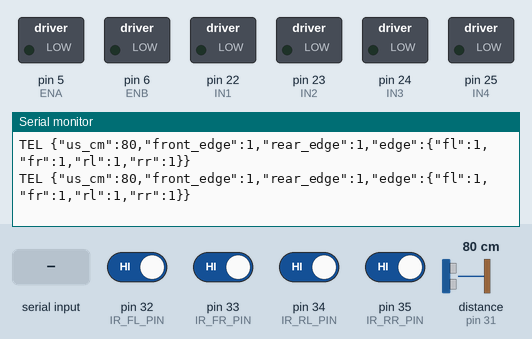
Simulated run of this sketch. Board: Arduino Mega 2560, built with avr-gcc and run on an emulated ATmega2560. On the bench: switched loads named in the sketch (green lamp = pin HIGH), the last lines printed to the serial monitor. Wiring (inferred from the names in the program): ultrasonic range finder: trigger pin 30; echo pin 31. Inputs (shaded band) come from the test bench; at power-on: pin 32 (IR_FL_PIN), pin 33 (IR_FR_PIN), pin 34 (IR_RL_PIN), pin 35 (IR_RR_PIN) HIGH, distance to the obstacle (sensor on pin 31) 80 cm. The echo pulse lasts 58.3 µs per cm; pins used as bus, display or sensor lines are not drawn.

Above: at 1.2 s.
1.3 s: distance to the obstacle (sensor on pin 31) set to 60 cm
At 1.36 s:
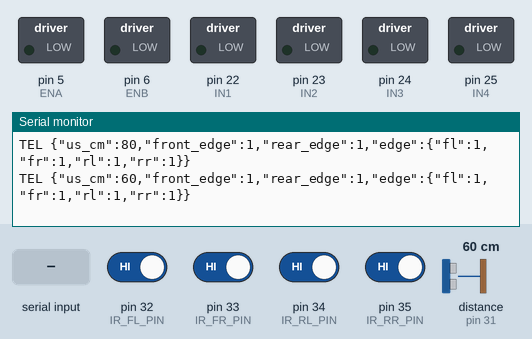
4.3 s: "STOP\n" received over Serial
At 4.5 s:
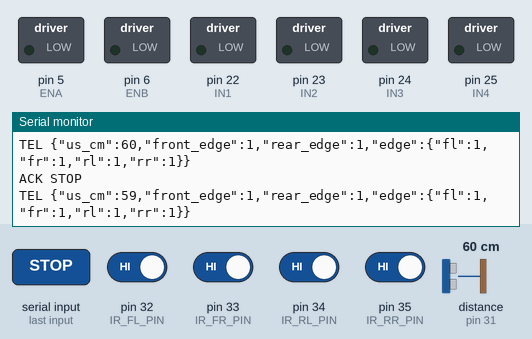
5.8 s: "RESET\n" received over Serial
7.3 s: "90 45\n" received over Serial
Timing chart, 0 to 9.8 s (numbered marks = the images above; inputs shaded):
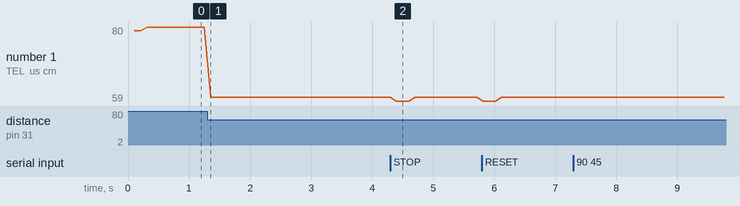

The sketch:

hotel_robot_runtime_l298n.ino
```cpp
// Hotel Robot - Pi Runtime Controller for current Day 12 wiring
// Keeps Raspberry Pi serial protocol compatible with teleop.py / sensor_monitor.py
// Commands from Raspberry Pi:
//   VEL <left> <right>
//   STOP
//   RESET
//
// Telemetry:
//   TEL {"us_cm":25,"front_edge":0,"rear_edge":0,"edge":{"fl":0,"fr":0,"rl":0,"rr":0}}
//
// Faults:
//   FAULT FRONT_LEFT_EDGE
//   FAULT FRONT_RIGHT_EDGE
//   FAULT REAR_LEFT_EDGE
//   FAULT REAR_RIGHT_EDGE
//   FAULT FRONT_OBSTACLE
//   FAULT CLEAR
//
// Current hardware mapping:
//   L298N: ENA=5 IN1=22 IN2=23 IN3=24 IN4=25 ENB=6
//   Ultrasonic: TRIG=30 ECHO=31
//   Edge sensors: FL=32 FR=33 RL=34 RR=35
//   Encoders reserved: L=2 R=3 (not used in telemetry yet)
//
// IMPORTANT:
// - Do not connect L298N 5V to Arduino 5V
// - Keep common GND between Arduino, L298N, and bench PSU
// - This sketch preserves the serial contract used by Raspberry Pi

#include <string.h>
#include <stdio.h>

// ------------------------------
// Motor pins - L298N
// ------------------------------
const int ENA = 5;
const int IN1 = 22;
const int IN2 = 23;
const int IN3 = 24;
const int IN4 = 25;
const int ENB = 6;

// Flip these only if physical motor direction is reversed
bool LEFT_FORWARD_IN1_HIGH = true;
bool RIGHT_FORWARD_IN3_HIGH = true;

// ------------------------------
// Timing / safety
// ------------------------------
const unsigned long CMD_TIMEOUT_MS = 300;
const unsigned long TELEMETRY_MS = 100;
const unsigned long ULTRASONIC_TIMEOUT_US = 30000UL;

// ------------------------------
// Sensor pins
// ------------------------------
const int US_TRIG_PIN = 30;
const int US_ECHO_PIN = 31;

const int IR_FL_PIN = 32;
const int IR_FR_PIN = 33;
const int IR_RL_PIN = 34;
const int IR_RR_PIN = 35;

// Encoders reserved for later integration
const int ENC_L_PIN = 2;
const int ENC_R_PIN = 3;

// Proven from your real test:
// 0 = floor present
// 1 = edge / no floor
const int EDGE_ACTIVE_STATE = HIGH;

// Forward obstacle stop threshold
const int SAFE_FRONT_CM = 20;

// ------------------------------
// Runtime state
// ------------------------------
int currentLeft = 0;
int currentRight = 0;

unsigned long lastCmdMs = 0;
unsigned long lastTelemetryMs = 0;

char lineBuf[64];
size_t lineLen = 0;

int lastUsCm = -1;

// ------------------------------
// Sensor structs
// ------------------------------
struct EdgeState {
  bool fl;
  bool fr;
  bool rl;
  bool rr;
};

struct RawIrState {
  int fl;
  int fr;
  int rl;
  int rr;
};

enum FaultCode {
  FAULT_NONE = 0,
  FAULT_FRONT_LEFT_EDGE,
  FAULT_FRONT_RIGHT_EDGE,
  FAULT_REAR_LEFT_EDGE,
  FAULT_REAR_RIGHT_EDGE,
  FAULT_FRONT_OBSTACLE
};

FaultCode activeFault = FAULT_NONE;

// ------------------------------
// Motor helpers - L298N style
// ------------------------------
void stopMotors() {
  analogWrite(ENA, 0);
  analogWrite(ENB, 0);

  digitalWrite(IN1, LOW);
  digitalWrite(IN2, LOW);
  digitalWrite(IN3, LOW);
  digitalWrite(IN4, LOW);
}

void driveLeftMotor(int value) {
  int speed = constrain(abs(value), 0, 255);

  if (value == 0) {
    digitalWrite(IN1, LOW);
    digitalWrite(IN2, LOW);
    analogWrite(ENA, 0);
    return;
  }

  bool forward = (value > 0);
  bool in1High = forward ? LEFT_FORWARD_IN1_HIGH : !LEFT_FORWARD_IN1_HIGH;

  digitalWrite(IN1, in1High ? HIGH : LOW);
  digitalWrite(IN2, in1High ? LOW : HIGH);
  analogWrite(ENA, speed);
}

void driveRightMotor(int value) {
  int speed = constrain(abs(value), 0, 255);

  if (value == 0) {
    digitalWrite(IN3, LOW);
    digitalWrite(IN4, LOW);
    analogWrite(ENB, 0);
    return;
  }

  bool forward = (value > 0);
  bool in3High = forward ? RIGHT_FORWARD_IN3_HIGH : !RIGHT_FORWARD_IN3_HIGH;

  digitalWrite(IN3, in3High ? HIGH : LOW);
  digitalWrite(IN4, in3High ? LOW : HIGH);
  analogWrite(ENB, speed);
}

void applyDrive(int left, int right) {
  driveLeftMotor(left);
  driveRightMotor(right);
}

void armCommandWatchdog() {
  lastCmdMs = millis();
}

void forceSafetyStop() {
  currentLeft = 0;
  currentRight = 0;
  stopMotors();
}

// ------------------------------
// Sensor helpers
// ------------------------------
void setupSensors() {
  pinMode(US_TRIG_PIN, OUTPUT);
  pinMode(US_ECHO_PIN, INPUT);

  pinMode(IR_FL_PIN, INPUT);
  pinMode(IR_FR_PIN, INPUT);
  pinMode(IR_RL_PIN, INPUT);
  pinMode(IR_RR_PIN, INPUT);

  // Reserved only; not used yet
  pinMode(ENC_L_PIN, INPUT_PULLUP);
  pinMode(ENC_R_PIN, INPUT_PULLUP);

  digitalWrite(US_TRIG_PIN, LOW);
}

RawIrState readRawIrSensors() {
  RawIrState raw;
  raw.fl = digitalRead(IR_FL_PIN);
  raw.fr = digitalRead(IR_FR_PIN);
  raw.rl = digitalRead(IR_RL_PIN);
  raw.rr = digitalRead(IR_RR_PIN);
  return raw;
}

EdgeState interpretEdgeSensors(const RawIrState& raw) {
  EdgeState e;
  e.fl = (raw.fl == EDGE_ACTIVE_STATE);
  e.fr = (raw.fr == EDGE_ACTIVE_STATE);
  e.rl = (raw.rl == EDGE_ACTIVE_STATE);
  e.rr = (raw.rr == EDGE_ACTIVE_STATE);
  return e;
}

int readUltrasonicCm() {
  digitalWrite(US_TRIG_PIN, LOW);
  delayMicroseconds(2);

  digitalWrite(US_TRIG_PIN, HIGH);
  delayMicroseconds(10);
  digitalWrite(US_TRIG_PIN, LOW);

  unsigned long duration = pulseIn(US_ECHO_PIN, HIGH, ULTRASONIC_TIMEOUT_US);

  if (duration == 0) {
    return -1;
  }

  return (int)(duration * 0.0343 / 2.0);
}

void updateSensorSnapshot() {
  lastUsCm = readUltrasonicCm();
}

void sendTelemetry() {
  RawIrState raw = readRawIrSensors();
  EdgeState e = interpretEdgeSensors(raw);

  bool front_edge = e.fl || e.fr;
  bool rear_edge = e.rl || e.rr;

  Serial.print("TEL {\"us_cm\":");
  Serial.print(lastUsCm);

  Serial.print(",\"front_edge\":");
  Serial.print(front_edge ? 1 : 0);

  Serial.print(",\"rear_edge\":");
  Serial.print(rear_edge ? 1 : 0);

  Serial.print(",\"edge\":{\"fl\":");
  Serial.print(e.fl ? 1 : 0);
  Serial.print(",\"fr\":");
  Serial.print(e.fr ? 1 : 0);
  Serial.print(",\"rl\":");
  Serial.print(e.rl ? 1 : 0);
  Serial.print(",\"rr\":");
  Serial.print(e.rr ? 1 : 0);
  Serial.println("}}");
}

// ------------------------------
// Fault helpers
// ------------------------------
void reportFault(FaultCode fault) {
  if (fault == activeFault) {
    return;
  }

  activeFault = fault;

  switch (fault) {
    case FAULT_FRONT_LEFT_EDGE:
      Serial.println("FAULT FRONT_LEFT_EDGE");
      break;
    case FAULT_FRONT_RIGHT_EDGE:
      Serial.println("FAULT FRONT_RIGHT_EDGE");
      break;
    case FAULT_REAR_LEFT_EDGE:
      Serial.println("FAULT REAR_LEFT_EDGE");
      break;
    case FAULT_REAR_RIGHT_EDGE:
      Serial.println("FAULT REAR_RIGHT_EDGE");
      break;
    case FAULT_FRONT_OBSTACLE:
      Serial.println("FAULT FRONT_OBSTACLE");
      break;
    case FAULT_NONE:
    default:
      Serial.println("FAULT CLEAR");
      break;
  }
}

FaultCode getUnsafeFault(int left, int right) {
  RawIrState raw = readRawIrSensors();
  EdgeState e = interpretEdgeSensors(raw);

  // Per-wheel cliff safety
  if (left > 0 && e.fl) {
    return FAULT_FRONT_LEFT_EDGE;
  }

  if (left < 0 && e.rl) {
    return FAULT_REAR_LEFT_EDGE;
  }

  if (right > 0 && e.fr) {
    return FAULT_FRONT_RIGHT_EDGE;
  }

  if (right < 0 && e.rr) {
    return FAULT_REAR_RIGHT_EDGE;
  }

  // Ultrasonic only matters if there is any forward component
  if ((left > 0 || right > 0) && lastUsCm > 0 && lastUsCm < SAFE_FRONT_CM) {
    return FAULT_FRONT_OBSTACLE;
  }

  return FAULT_NONE;
}

// ------------------------------
// Serial command handling
// ------------------------------
void handleStopCommand() {
  currentLeft = 0;
  currentRight = 0;
  stopMotors();
  armCommandWatchdog();
  Serial.println("ACK STOP");
}

void handleResetCommand() {
  currentLeft = 0;
  currentRight = 0;
  stopMotors();
  activeFault = FAULT_NONE;
  armCommandWatchdog();
  Serial.println("ACK RESET");
}

void handleVelCommand(int left, int right) {
  int nextLeft = constrain(left, -255, 255);
  int nextRight = constrain(right, -255, 255);

  updateSensorSnapshot();

  FaultCode fault = getUnsafeFault(nextLeft, nextRight);
  if (fault != FAULT_NONE) {
    forceSafetyStop();
    reportFault(fault);
    armCommandWatchdog();
    return;
  }

  if (activeFault != FAULT_NONE) {
    reportFault(FAULT_NONE);
  }

  currentLeft = nextLeft;
  currentRight = nextRight;
  armCommandWatchdog();

  Serial.print("ACK VEL ");
  Serial.print(currentLeft);
  Serial.print(" ");
  Serial.println(currentRight);
}

void processLine(char* line) {
  while (*line == ' ' || *line == '\t') line++;
  if (*line == '\0') return;

  int left = 0;
  int right = 0;

  if (strncmp(line, "STOP", 4) == 0) {
    handleStopCommand();
    return;
  }

  if (strncmp(line, "RESET", 5) == 0) {
    handleResetCommand();
    return;
  }

  if (sscanf(line, "VEL %d %d", &left, &right) == 2) {
    handleVelCommand(left, right);
    return;
  }

  Serial.print("ERR UNKNOWN CMD: ");
  Serial.println(line);
}

void readSerialLines() {
  while (Serial.available() > 0) {
    char c = (char)Serial.read();

    if (c == '\r') continue;

    if (c == '\n') {
      lineBuf[lineLen] = '\0';
      processLine(lineBuf);
      lineLen = 0;
      continue;
    }

    if (lineLen < sizeof(lineBuf) - 1) {
      lineBuf[lineLen++] = c;
    } else {
      lineLen = 0;
      Serial.println("ERR LINE TOO LONG");
    }
  }
}

// ------------------------------
// Arduino setup / loop
// ------------------------------
void setup() {
  Serial.begin(115200);

  pinMode(ENA, OUTPUT);
  pinMode(IN1, OUTPUT);
  pinMode(IN2, OUTPUT);
  pinMode(IN3, OUTPUT);
  pinMode(IN4, OUTPUT);
  pinMode(ENB, OUTPUT);

  stopMotors();
  setupSensors();
  armCommandWatchdog();
  updateSensorSnapshot();

  Serial.println("Hotel Robot Day 12 L298N Safety Controller Ready");
  Serial.println("Commands: VEL <L> <R> | STOP | RESET");
}

void loop() {
  readSerialLines();

  updateSensorSnapshot();

  if ((millis() - lastCmdMs) > CMD_TIMEOUT_MS) {
    if (currentLeft != 0 || currentRight != 0) {
      forceSafetyStop();
      Serial.println("TIMEOUT STOP");
    } else {
      stopMotors();
    }
  } else {
    FaultCode fault = getUnsafeFault(currentLeft, currentRight);

    if (fault != FAULT_NONE) {
      forceSafetyStop();
      reportFault(fault);
    } else {
      if (activeFault != FAULT_NONE) {
        reportFault(FAULT_NONE);
      }
      applyDrive(currentLeft, currentRight);
    }
  }

  if ((millis() - lastTelemetryMs) >= TELEMETRY_MS) {
    lastTelemetryMs = millis();
    sendTelemetry();
  }

  delay(5);
}
```

Measured:
- after the input at 1.3 s, the serial monitor: prints a new line after 0.06 s (image 1)
- after the input at 4.3 s, the serial monitor: prints a new line at once (image 2)
- plotted number 1: 80 → 60 after the input at 1.3 s
